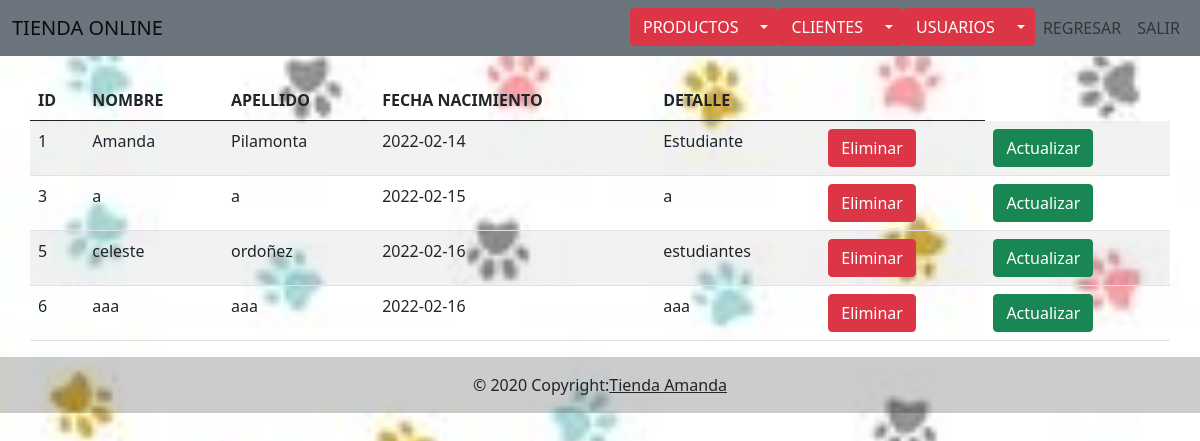
Page /tablacliente.php on the committed database.
### tables this page shows
CREATE TABLE `clientes` (
  `id` int(11) NOT NULL,
  `nombre` varchar(50) DEFAULT NULL,
  `apellido` varchar(50) DEFAULT NULL,
  `fnacimiento` date DEFAULT NULL,
  `detalle` varchar(500) DEFAULT NULL,
  `usr` varchar(50) NOT NULL,
  `pwd` varchar(50) NOT NULL,
  `cedula` int(30) NOT NULL
);

### tablacliente.php (the view, shortened to what this page needs)
<?php
include("Plantillas/Encabezado.php");
include("Admin/BDD/Conexion.php");
$sql = "Select * from clientes;";
$result = $conn->query($sql);
?>
<div class="container">
    <div class="row">
        <table class="table table-striped table-inverse table-responsive">
            <thead class="thead-inverse">
                <tr>
                    <th>ID</th>
                    <th>NOMBRE</th>
                    <th>APELLIDO</th>
                    <th>FECHA NACIMIENTO</th>
                    <th>DETALLE</th>
                    <th></th>
                </tr>
            </thead>
            <tbody>
                <?php while ($r = $result->fetch_assoc()) { ?>
                    <tr>
                        <td><?php echo $r['id']; ?></td>
                        <td><?php echo $r['nombre']; ?></td>
                        <td><?php echo $r['apellido']; ?></td>
                        <td><?php echo $r['fnacimiento']; ?></td>
                        <td><?php echo $r['detalle']; ?></td>
                        <td>
                            <form action="crudcliente.php" method="POST">
                                <button type="submit" class="btn btn-danger" name="Enviar" value="Eliminar">Eliminar</button>
                            </form>
                        </td>
                        <td>
                            <form action="Formulariocliente.php" method="POST">
                                <button type="submit" class="btn btn-success" name="Enviar" value="Actualizar">Actualizar</button>
                            </form>
                        </td>
                    </tr>
                <?php
                }
                ?>
            </tbody>
        </table>
    </div>
</div>
<?php include("Plantillas/pie.php") ?>

### rows in the picture
clientes: id "1", nombre "Amanda", apellido "Pilamonta", fnacimiento "2022-02-14", detalle "Estudiante"
clientes: id "3", nombre "a", apellido "a", fnacimiento "2022-02-15", detalle "a"
clientes: id "5", nombre "celeste", apellido "ordoñez", fnacimiento "2022-02-16", detalle "estudiantes"
clientes: id "6", nombre "aaa", apellido "aaa", fnacimiento "2022-02-16", detalle "aaa"
